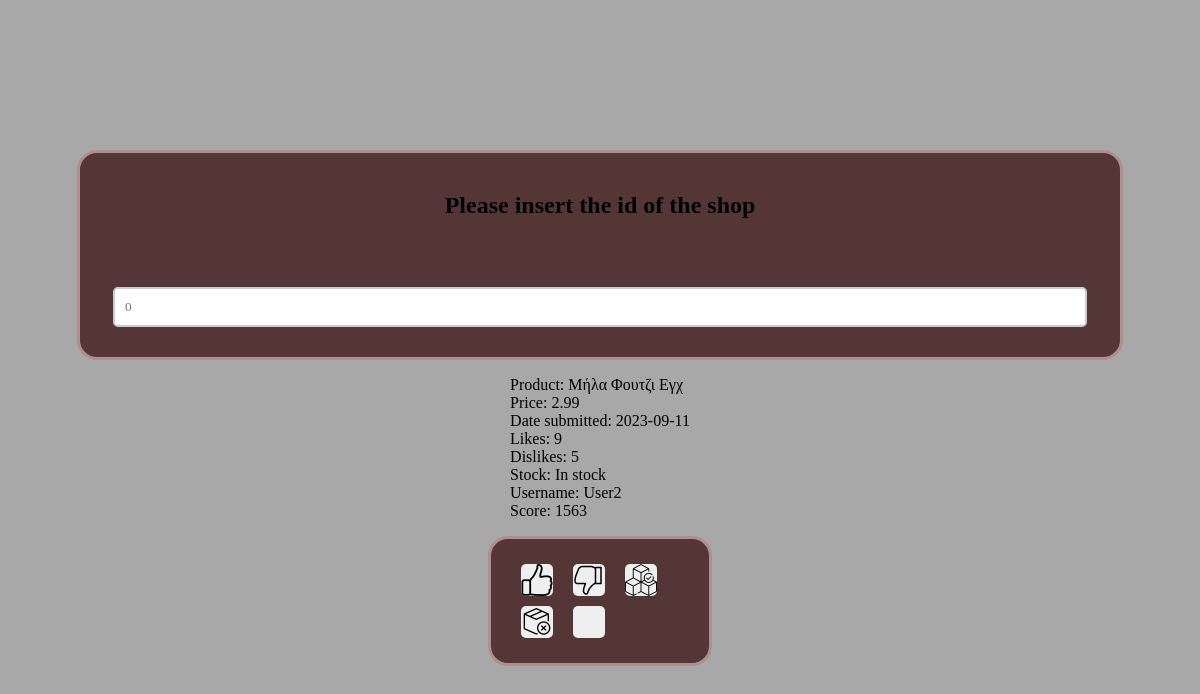
Screenshot of /sales_admin.php?input=2 with the database file from the repository.
### tables this page shows
CREATE TABLE `sales` (
  `id` int(11) NOT NULL,
  `price` double NOT NULL,
  `date` date NOT NULL,
  `active` tinyint(1) NOT NULL,
  `likes` int(11) NOT NULL DEFAULT 0,
  `dislikes` int(11) NOT NULL DEFAULT 0,
  `stock` tinyint(4) NOT NULL DEFAULT 1,
  `shop_id` int(11) NOT NULL,
  `user_id` int(11) NOT NULL,
  `product_id` int(11) NOT NULL
);

CREATE TABLE `products` (
  `id` int(11) NOT NULL,
  `name` varchar(255) NOT NULL,
  `category` varchar(255) NOT NULL,
  `subcategory` varchar(255) NOT NULL
);

CREATE TABLE `users` (
  `id` int(11) NOT NULL,
  `user_name` varchar(100) NOT NULL,
  `password` varchar(100) NOT NULL,
  `email` varchar(100) NOT NULL,
  `tokens` int(11) NOT NULL,
  `monthly_tokens` int(11) NOT NULL,
  `score` int(11) NOT NULL,
  `monthly_score` int(11) NOT NULL,
  `likes` int(11) NOT NULL DEFAULT 0,
  `dislikes` int(11) NOT NULL DEFAULT 0
);

### sales_admin.php (the view, shortened to what this page needs)
<?php
include "db_conn.php";
?>
<!DOCTYPE html>
    <html>
    <head>
        <link rel="stylesheet" type="text/css" href="style.css">
    </head>
    <body>
        <form>
            <h2>Please insert the id of the shop</h2><br>
            <input type="text" name="input" placeholder="0" pattern="[0-9]{1-3}">
        </form>
    </body>
    </html>
<?php
if(isset($_GET['input']))
{
    $input = $_GET['input'];
    $sql = "SELECT products.name, sales.price, sales.date, sales.id, sales.likes, sales.dislikes, sales.stock, sales.user_id FROM sales INNER JOIN products ON sales.product_id = products.id WHERE sales.shop_id = '$input' AND active = 1";
    $result = mysqli_query($conn, $sql);
    if(mysqli_num_rows($result) > 0)
    {
        while($row = mysqli_fetch_array($result))
        {
            $user = $row['user_id'];
            $price = $row['price'];
            $date = $row['date'];
            $name = $row['name'];
            $stock = $row['stock'];
            $likes = $row['likes'];
            $dislikes = $row['dislikes'];
            $sqluser = "SELECT user_name, score FROM users WHERE id='$user'";
            $res = mysqli_query($conn, $sqluser);
            $r = mysqli_fetch_assoc($res);
            $user_name = $r['user_name'];
            $score = $r['score'];
            if($stock > 0)
            {
                echo '<p>'.'Product: '.$name.'<br>'.'Price: '.$price.'<br>'.'Date submitted: '.$date.'<br>'.'Likes: '.$likes.'<br>'.'Dislikes: '.$dislikes.'<br>'.'Stock: In stock <br>'.'Username: '.$user_name.'<br>'.'Score: '.$score.'</p>';
            }else
            {
                echo '<p>'.'Product: '.$name.'<br>'.'Price: '.$price.'<br>'.'Date submitted: '.$date.'<br>'.'Likes: '.$likes.'<br>'.'Dislikes: '.$dislikes.'<br>'.'Stock: Out of stock <br>'.'Username: '.$user_name.'<br>'.'Score: '.$score.'</p>';
            }
            echo '<form class="form-inline" action="" method="post">';
            if($stock > 0)
            {
                echo '<input type="submit" name="like" value="">';
                echo '<input type="submit" name="dislike" value="">';
                echo '<input type="submit" name="on_stock" value="">';
                echo '<input type="submit" name="out_of_stock" value="">';
                echo '<input type="submit" name="delete" value="">';
            }else
            {
                echo '<input type="submit" name="on_stock" value="">';
                echo '<input type="submit" name="out_of_stock" value="">';
                echo '<input type="submit" name="delete" value="">';
            }
            echo '</form>';
        }
    }else { echo '<p>There are no active sales in this shop</p>';}
}

### style.css (style rules this page uses)
body { background: #a8a8a8; display: flex; justify-content: center; align-items: center; height: 100vh; flex-direction: column; }
* { font-family: cursive; box-sizing: padding-box; }
form { width: 1000px; border: 3px solid rgb(177, 142, 142); padding: 20px; background: rgb(85, 54, 54); border-radius: 20px; }
h2 { text-align: center; margin-bottom: 40px; }
input { display: block; border: 2px solid #ccc; width: 95%; padding: 10px; margin: 10px auto; border-radius: 5px; }

### sales_admin.php (style rules this page uses)
input[name=like] { background-image: url(like.png); background-repeat: no-repeat; background-size: contain; margin: 5px 10px 5px 10px; width: 32px; height: 32px; border: none; }
input[name=dislike] { background-image: url(dont-like.png); background-repeat: no-repeat; background-size: contain; margin: 5px 10px 5px 10px; width: 32px; height: 32px; border: none; }
input[name=on_stock] { background-image: url(in-stock.png); background-repeat: no-repeat; background-size: contain; margin: 5px 10px 5px 10px; width: 32px; height: 32px; border: none; }
input[name=out_of_stock] { background-image: url(out-of-stock.png); background-repeat: no-repeat; background-size: contain; margin: 5px 10px 5px 10px; width: 32px; height: 32px; border: none; }
input[name=delete] { background-image: url(delete.png); background-repeat: no-repeat; background-size: contain; margin: 5px 10px 5px 10px; width: 32px; height: 32px; border: none; }
.form-inline { display: flex; flex-flow: row wrap; align-items: center; width: 15%; }

### rows the page displays
sales: product.name "Μήλα Φουτζι Εγχ", price "2.99", date "2023-09-11", likes "9", dislikes "5", user.user_name "User2", user.score "1563"
